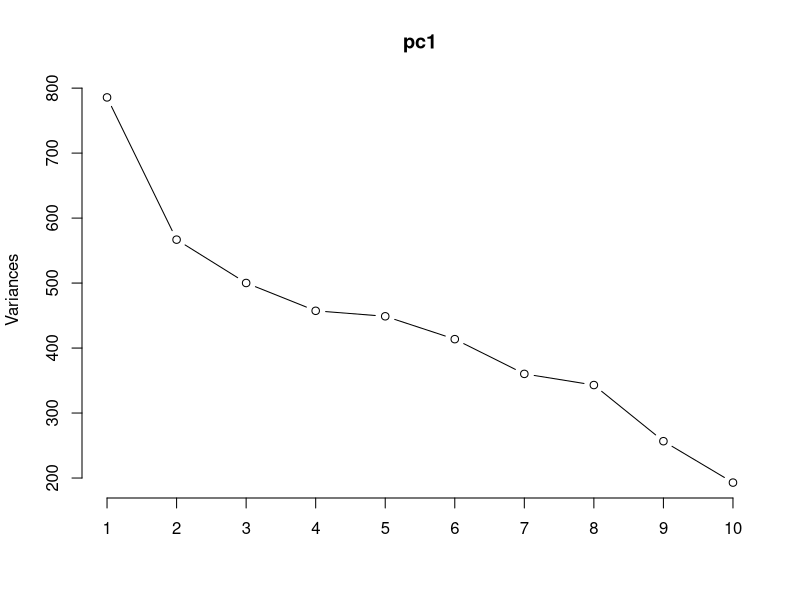

Write the R code that produced this figure.
#Loading dataset
setwd("D:/School/ADMU/M AMF/SEM 2/271.7")
data=read.csv("rates.csv")

#Fixing Date
data$Date <- as.Date(data$Date, format = "%m/%d/%Y")
dates <- data$Date

#get dy
data_diff <- data.frame(lapply(data[ , sapply(data, is.numeric)], diff))
data_diff$Date <- dates[-1]

#filter
data_filtered <- subset(data_diff, Date <= as.Date("1996-12-31"))

#express in bps
data.pc <- data_filtered[ , -ncol(data_filtered)] *10000

names(data.pc)

#perform PCA on scaled data
pc1 = prcomp(data.pc)
summary(pc1)
plot(pc1, type="l")
pc1$rotation
#get cashflows of portfolio
CF <- matrix(c(
  5, 105, 0,   0,   0,   # 2Y
  5, 5, 105,   0,   0,   # 3Y
  -5,-5, -5,  -5, -105    # 5Y
), nrow=3, byrow=TRUE)

total_CF <- colSums(CF)

# PV 
y <- 0.05
years <- 1:5
DF <- exp(-y*years)

# Present value of each cash flow: Bi = CF * DF
Bi <- total_CF * DF  

BiTi <- -Bi * years/10000  # in bps

weights = c(0,0,1,1,1,1,1,0,0,0)
a1 <- (weights * pc1$rotation[ , "PC1"])[weights != 0]
a2 <- (weights * pc1$rotation[ , "PC2"])[weights != 0]
a3 <- (weights * pc1$rotation[ , "PC3"])[weights != 0]

f1 <- sum(a1*BiTi)
f2 <- sum(a2*BiTi)
f3 <- sum(a3*BiTi)

sd1 <- sqrt((f1^2)*pc1$sdev[1]^2)
sd2 <- sqrt(((f1^2)*pc1$sdev[1]^2+(f2^2)*pc1$sdev[2]^2))
sd3 <- sqrt(((f1^2)*pc1$sdev[1]^2+(f2^2)*pc1$sdev[2]^2+(f3^2)*pc1$sdev[3]^2))

VaR1 <- qnorm(0.95)*sd1
VaR2 <- qnorm(0.95)*sd2
VaR3 <- qnorm(0.95)*sd3

#backtesting using 1997 data
backtestdata <- subset(data, Date > as.Date("1996-12-31"))[, 3:7]

backtestdates <- dates[dates > as.Date("1997-01-02")] #diff makes first day nan

backtestdata.diff <- data.frame(lapply(backtestdata[ , sapply(backtestdata, is.numeric)], diff))*10000 #in bps
  
#using bond duration to calculate change in bond price i.e dB=B*D*dy=sum(BiTi)*dy
dailyPL <- as.matrix(backtestdata.diff) %*% BiTi

backtest_results <- data.frame(
  Date = backtestdates,  
  dailyPL = dailyPL,
  exceed_1 = dailyPL < -VaR1,
  exceed_2 = dailyPL < -VaR2,
  exceed_3 = dailyPL < -VaR3
)

colSums(backtest_results[ , 3:5])/length(backtestdates) # % of days where VaR has been breached



